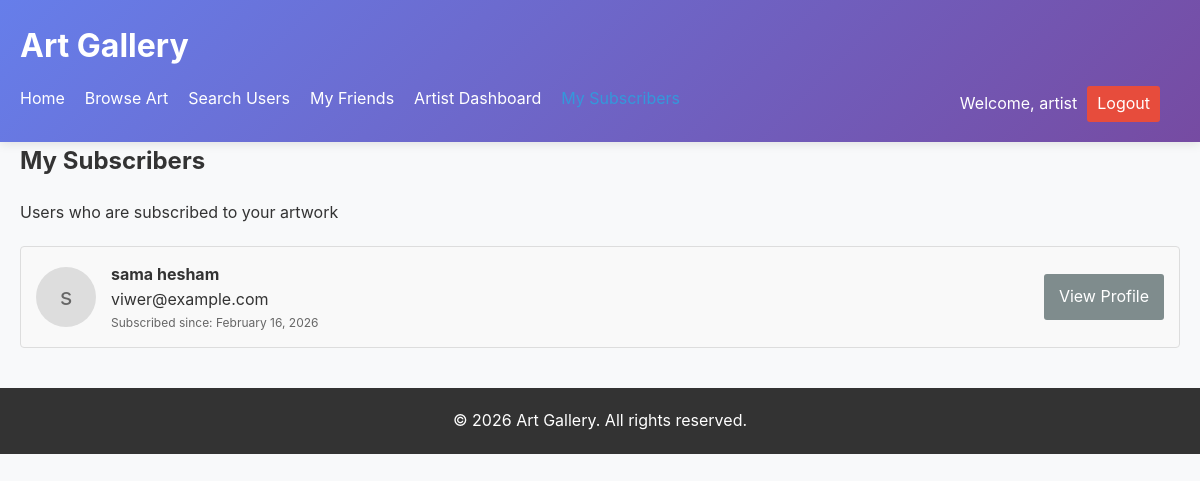
/index.php?controller=social&action=subscribers (signed in), run on the app's committed database.
### tables this page shows
CREATE TABLE `subscriptions` (
  `id` int(11) NOT NULL,
  `user_id` int(11) NOT NULL,
  `artist_id` int(11) NOT NULL,
  `created_at` datetime DEFAULT current_timestamp()
);

CREATE TABLE `users` (
  `id` int(11) NOT NULL,
  `name` varchar(100) NOT NULL,
  `email` varchar(100) NOT NULL,
  `password` varchar(255) NOT NULL,
  `role` enum('viewer','artist','admin','advisor') DEFAULT 'viewer',
  `created_at` datetime DEFAULT current_timestamp(),
  `profile_image` varchar(255) DEFAULT NULL
);

### controllers/SocialController.php (called while the page is built, shortened)
<?php
require_once 'models/User.php';
class SocialController extends BaseController {
    private $userModel;
    public function __construct() {
        $this->userModel = new User();
    }
    public function subscribers() {
        $userId = $_SESSION['user_id'];
        $subscribers = $this->userModel->getSubscribers($userId);
        $data = [
            'title' => 'My Subscribers',
            'user_name' => $_SESSION['user_name'],
            'user_role' => $_SESSION['user_role'],
            'subscribers' => $subscribers
        ];
        $this->view('social/subscribers', $data);
    }
}
?>

### models/Database.php (called while the page is built, shortened)
<?php
class Database {
    private $host = DB_HOST;
    private $user = DB_USER;
    private $pass = DB_PASS;
    private $dbname = DB_NAME;
    private $connection;
    private function connectDB() {
        try {
            $this->connection = new mysqli($this->host, $this->user, $this->pass, $this->dbname);
            return true;
        } catch (Exception $e) {
            $this->error = "Connection error: " . $e->getMessage();
            return false;
        }
    }
    private function createUsersTable() {
        $sql = "
        CREATE TABLE IF NOT EXISTS users (
            id INT AUTO_INCREMENT PRIMARY KEY,
            name VARCHAR(100) NOT NULL,
            email VARCHAR(100) NOT NULL UNIQUE,
            password VARCHAR(255) NOT NULL,
            role ENUM('viewer', 'artist', 'admin') DEFAULT 'viewer',
            created_at DATETIME DEFAULT CURRENT_TIMESTAMP
        ) ENGINE=InnoDB;
        ";
        return $this->connection->query($sql);
    }
    private function createArtworksTable() {
        $sql = "
        CREATE TABLE IF NOT EXISTS artworks (
            id INT AUTO_INCREMENT PRIMARY KEY,
            title VARCHAR(100) NOT NULL,
            description TEXT,
            image_path VARCHAR(255) NOT NULL,
            price DECIMAL(10,2) NOT NULL DEFAULT 0.00,
            user_id INT NOT NULL,
            status ENUM('available', 'sold') DEFAULT 'available',
            created_at DATETIME DEFAULT CURRENT_TIMESTAMP,
            FOREIGN KEY (user_id) REFERENCES users(id) ON DELETE CASCADE
        ) ENGINE=InnoDB;
        ";
        return $this->connection->query($sql);
    }
    private function createSubscribersTable() {
        $sql = "
        CREATE TABLE IF NOT EXISTS subscribers (
            id INT AUTO_INCREMENT PRIMARY KEY,
            artist_id INT NOT NULL,
            subscriber_id INT NOT NULL,
            created_at DATETIME DEFAULT CURRENT_TIMESTAMP,
            FOREIGN KEY (artist_id) REFERENCES users(id) ON DELETE CASCADE,
            FOREIGN KEY (subscriber_id) REFERENCES users(id) ON DELETE CASCADE,
            UNIQUE KEY artist_subscriber (artist_id, subscriber_id)
        ) ENGINE=InnoDB;
        ";
        return $this->connection->query($sql);
    }
    private function createFriendsTable() {
        $sql = "
        CREATE TABLE IF NOT EXISTS friends (
            id INT AUTO_INCREMENT PRIMARY KEY,
            user_id INT NOT NULL,
            friend_id INT NOT NULL,
            status ENUM('pending', 'accepted', 'rejected') DEFAULT 'pending',
            created_at DATETIME DEFAULT CURRENT_TIMESTAMP,
            FOREIGN KEY (user_id) REFERENCES users(id) ON DELETE CASCADE,
            FOREIGN KEY (friend_id) REFERENCES users(id) ON DELETE CASCADE,
            UNIQUE KEY unique_friendship (user_id, friend_id)
        ) ENGINE=InnoDB;
        ";
        return $this->connection->query($sql);
    }
    private function createSubscriptionsTable() {
        $sql = "
        CREATE TABLE IF NOT EXISTS subscriptions (
            id INT AUTO_INCREMENT PRIMARY KEY,
            user_id INT NOT NULL,
            artist_id INT NOT NULL,
            created_at DATETIME DEFAULT CURRENT_TIMESTAMP,
            FOREIGN KEY (user_id) REFERENCES users(id) ON DELETE CASCADE,
            FOREIGN KEY (artist_id) REFERENCES users(id) ON DELETE CASCADE,
            UNIQUE KEY unique_subscription (user_id, artist_id)
        ) ENGINE=InnoDB;
        ";
        return $this->connection->query($sql);
    }
    public function query($sql) {
        $result = $this->connection->query($sql);
        return $result;
    }
}
?>

### models/BaseModel.php (called while the page is built, shortened)
<?php
class BaseModel {
    public function __construct() {
        $this->db = new Database();
    }
}
?>

### models/User.php (called while the page is built, shortened)
<?php
class User extends BaseModel {
    public function getSubscribers($artistId) {
        $tableExists = $this->db->query("SHOW TABLES LIKE 'subscriptions'");
        $sql = "SELECT u.id, u.name, u.email, u.profile_image, s.created_at
                FROM users u
                JOIN subscriptions s ON u.id = s.user_id
                WHERE s.artist_id = {$artistId}
                ORDER BY u.name ASC";
        return $this->db->query($sql);
    }
}
?>

### views/social/subscribers.php (the view, shortened to what this page needs)
<!DOCTYPE html>
<html lang="en">
<head>
    <link rel="stylesheet" href="<?php echo BASE_URL; ?>public/css/style.css">
</head>
<body>
    <header class="main-header">
        <div class="container">
            <h1>Art Gallery</h1>
            <nav>
                <ul>
                    <li><a href="<?php echo BASE_URL; ?>index.php?controller=gallery&action=index">Home</a></li>
                    <li><a href="<?php echo BASE_URL; ?>index.php?controller=gallery&action=browse">Browse Art</a></li>
                    <li><a href="<?php echo BASE_URL; ?>index.php?controller=social&action=search">Search Users</a></li>
                    <li><a href="<?php echo BASE_URL; ?>index.php?controller=social&action=friends">My Friends</a></li>
                    <li><a href="<?php echo BASE_URL; ?>index.php?controller=artist&action=dashboard">Artist Dashboard</a></li>
                    <li><a href="<?php echo BASE_URL; ?>index.php?controller=social&action=subscribers" class="active">My Subscribers</a></li>
                    <li class="user-menu">
                        <span>Welcome, <?php echo $user_name; ?></span>
                        <a href="<?php echo BASE_URL; ?>index.php?controller=auth&action=logout" class="btn-logout">Logout</a>
                    </li>
                </ul>
            </nav>
        </div>
    </header>
    <main class="container">
        <section>
            <h2>My Subscribers</h2>
            <p>Users who are subscribed to your artwork</p>
            <div class="subscribers-container">
                <?php if(isset($subscribers) && is_object($subscribers) && $subscribers->num_rows > 0): ?>
                    <?php while($subscriber = $subscribers->fetch_assoc()): ?>
                        <div class="user-card">
                            <div class="user-image">
                                <?php if(isset($subscriber['profile_image']) && !empty($subscriber['profile_image'])): ?>
                                    <img src="<?php echo BASE_URL . $subscriber['profile_image']; ?>" alt="<?php echo $subscriber['name']; ?>">
                                <?php else: ?>
                                    <?php echo substr($subscriber['name'], 0, 1); ?>
                                <?php endif; ?>
                            </div>
                            <div class="user-info">
                                <h4><?php echo $subscriber['name']; ?></h4>
                                <p><?php echo $subscriber['email']; ?></p>
                                <p class="subscription-date">Subscribed since: <?php echo date('F j, Y', strtotime($subscriber['created_at'])); ?></p>
                            </div>
                            <div class="user-actions">
                                <a href="<?php echo BASE_URL; ?>index.php?controller=social&action=viewProfile&id=<?php echo $subscriber['id']; ?>" class="btn-secondary">View Profile</a>
                            </div>
                        </div>
                    <?php endwhile; ?>
                <?php else: ?>
                    <div class="empty-list">
                        <p>You don't have any subscribers yet. Keep adding more artwork to attract subscribers!</p>
                    </div>
                <?php endif; ?>
            </div>
        </section>
    </main>
    <footer>
        <div class="container">
            <p>&copy; <?php echo date('Y'); ?> Art Gallery. All rights reserved.</p>
        </div>
    </footer>
</body>
</html>

### public/css/style.css (style rules this page uses)
* { box-sizing: border-box; margin: 0; padding: 0; }
body { font-family: -apple-system, BlinkMacSystemFont, 'Segoe UI', Roboto, 'Helvetica Neue', Arial, sans-serif; line-height: 1.6; color: #333; background-color: #f8f9fa; }
.container { max-width: 1200px; margin: 0 auto; padding: 0 20px; }
a { color: #3498db; text-decoration: none; }
.main-header { background: linear-gradient(135deg, #667eea 0%, #764ba2 100%); color: #fff; padding: 20px 0; box-shadow: 0 2px 10px rgba(0,0,0,0.1); }
.main-header h1 { margin-bottom: 15px; }
.main-header nav ul { display: flex; list-style: none; flex-wrap: wrap; }
.main-header nav ul li { margin-right: 20px; }
.main-header nav ul li a { color: #fff; text-decoration: none; }
.main-header nav ul li a:hover, .main-header nav ul li a.active { color: #3498db; }
.user-menu { margin-left: auto; display: flex; align-items: center; }
.user-menu span { margin-right: 10px; }
.btn-logout { background-color: #e74c3c; color: white; padding: 5px 10px; border-radius: 3px; }
main { padding: 30px 0; }
section { margin-bottom: 40px; }
h2 { margin-bottom: 20px; color: #333; }
.btn-secondary { background-color: #7f8c8d; color: white; padding: 10px 15px; border: none; border-radius: 3px; cursor: pointer; display: inline-block; }
footer { background-color: #333; color: #fff; padding: 20px 0; text-align: center; }
body { font-family: -apple-system, BlinkMacSystemFont, 'Segoe UI', Roboto, 'Helvetica Neue', Arial, sans-serif; background-color: #f8f9fa; }
.main-header { background: linear-gradient(135deg, #667eea 0%, #764ba2 100%); box-shadow: 0 2px 10px rgba(0,0,0,0.1); }

### views/social/subscribers.php (style rules this page uses)
.subscribers-container { margin-top: 20px; }
.user-card { border: 1px solid #ddd; border-radius: 4px; padding: 15px; margin-bottom: 15px; display: flex; align-items: center; background-color: #f9f9f9; }
.user-image { width: 60px; height: 60px; border-radius: 50%; margin-right: 15px; background-color: #ddd; display: flex; align-items: center; justify-content: center; font-size: 24px; color: #666; }
.user-info { flex: 1; }
.user-actions { display: flex; gap: 10px; }
.subscription-date { font-size: 12px; color: #666; }

### data on the page
subscriptions: user.name "s", user.name "sama hesham", user.email "viwer@example.com", created_at "February 16, 2026"

### other printed values
$user_name "artist"
